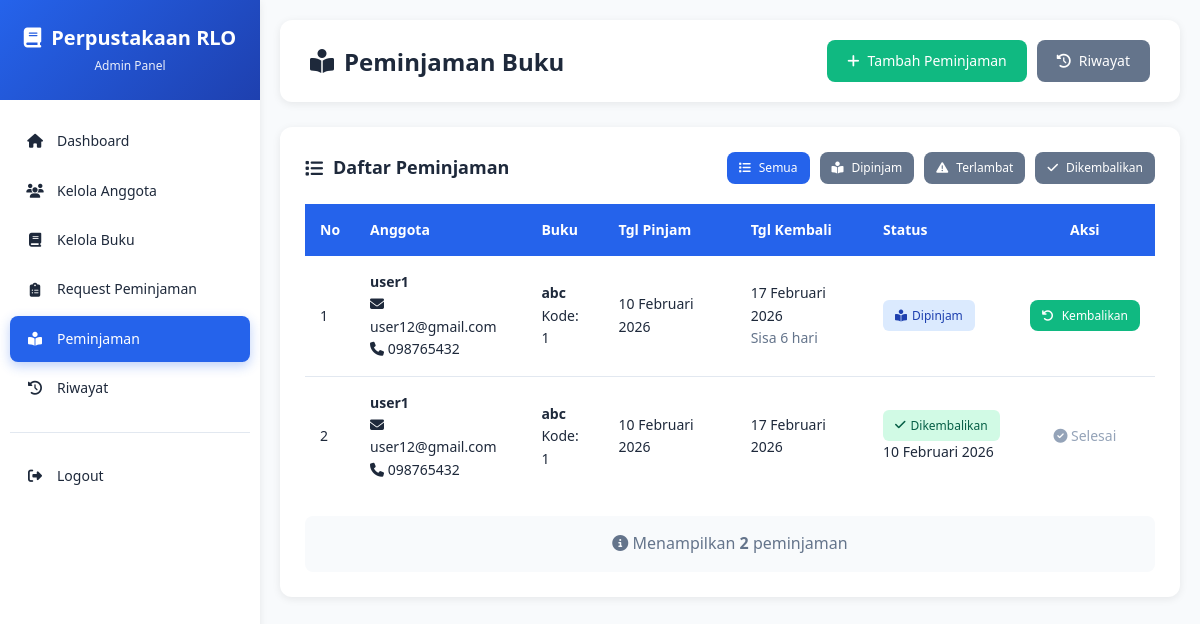
The page /public/index.php?page=admin-loans (signed in) on the database its author committed.
### tables this page shows
CREATE TABLE `loans` (
  `loan_id` int NOT NULL,
  `user_id` int NOT NULL,
  `book_id` int NOT NULL,
  `tanggal_pinjam` date NOT NULL,
  `tanggal_kembali` date NOT NULL,
  `tanggal_pengembalian` date DEFAULT NULL,
  `status` enum('dipinjam','dikembalikan','terlambat') DEFAULT 'dipinjam',
  `denda` decimal(10,2) DEFAULT '0.00',
  `keterangan` text,
  `created_at` datetime DEFAULT CURRENT_TIMESTAMP,
  `updated_at` datetime DEFAULT CURRENT_TIMESTAMP ON UPDATE CURRENT_TIMESTAMP
);

CREATE TABLE `users` (
  `user_id` int NOT NULL,
  `username` varchar(50) NOT NULL,
  `password` varchar(255) NOT NULL,
  `nama_lengkap` varchar(100) NOT NULL,
  `email` varchar(100) DEFAULT NULL,
  `no_telepon` varchar(15) DEFAULT NULL,
  `alamat` text,
  `role` enum('admin','anggota') NOT NULL,
  `status` enum('aktif','nonaktif') DEFAULT 'aktif',
  `foto` varchar(255) DEFAULT NULL,
  `tanggal_daftar` datetime DEFAULT CURRENT_TIMESTAMP,
  `updated_at` datetime DEFAULT CURRENT_TIMESTAMP ON UPDATE CURRENT_TIMESTAMP
);

CREATE TABLE `books` (
  `book_id` int NOT NULL,
  `kode_buku` varchar(20) NOT NULL,
  `judul` varchar(200) NOT NULL,
  `author_id` int DEFAULT NULL,
  `publisher_id` int DEFAULT NULL,
  `category_id` int DEFAULT NULL,
  `tahun_terbit` year DEFAULT NULL,
  `isbn` varchar(20) DEFAULT NULL,
  `jumlah_halaman` int DEFAULT NULL,
  `stok_tersedia` int DEFAULT '0',
  `stok_total` int DEFAULT '0',
  `rak_lokasi` varchar(20) DEFAULT NULL,
  `deskripsi` text,
  `cover_image` varchar(255) DEFAULT NULL,
  `created_at` datetime DEFAULT CURRENT_TIMESTAMP,
  `updated_at` datetime DEFAULT CURRENT_TIMESTAMP ON UPDATE CURRENT_TIMESTAMP
);

### src/controllers/LoanController.php (called while the page is built, shortened)
<?php
class LoanController {
    private $loanModel;
    public function __construct($database) {
        $this->db = $database->connect();
        $this->loanModel = new Loan($this->db);
    }
    public function index() {
        $this->loanModel->updateOverdueStatus();
        $status = $_GET['status'] ?? null;
        $loans = $this->loanModel->getAll($status);
        require_once VIEW_PATH . 'admin/loans.php';
    }
}
?>

### config/config.php (called while the page is built, shortened)
<?php
spl_autoload_register(function($class) {
    $paths = [
        SRC_PATH . 'controllers/' . $class . '.php',
        SRC_PATH . 'models/' . $class . '.php',
        SRC_PATH . 'helpers/' . $class . '.php'
    ];
    foreach($paths as $path) {
        if(file_exists($path)) {
            return;
        }
    }
});
require_once SRC_PATH . 'helpers/functions.php';
?>

### config/database.php (called while the page is built, shortened)
<?php
class Database {
    private $host = 'localhost';
    private $dbname = 'perpusrlo';
    private $username = 'root';
    private $password = '';
    public function connect() {
        $this->conn = null;
        try {
            $this->conn = new PDO(
                "mysql:host={$this->host};dbname={$this->dbname};charset=utf8",
                $this->username,
                $this->password
            );
            $this->conn->setAttribute(PDO::ATTR_ERRMODE, PDO::ERRMODE_EXCEPTION);
            $this->conn->setAttribute(PDO::ATTR_DEFAULT_FETCH_MODE, PDO::FETCH_ASSOC);
        } catch(PDOException $e) {
            die("Connection Error: " . $e->getMessage());
        }
        return $this->conn;
    }
}
?>

### src/models/Loan.php (called while the page is built, shortened)
<?php
class Loan {
    private $conn;
    private $table = 'loans';
    public function __construct($db) {
        $this->conn = $db;
    }
    public function getAll($status = null, $user_id = null) {
        $query = "SELECT l.*,
                         u.nama_lengkap as nama_anggota,
                         u.email,
                         u.no_telepon,
                         b.judul as judul_buku,
                         b.kode_buku,
                         b.cover_image,
                         a.nama_penulis
                  FROM {$this->table} l
                  JOIN users u ON l.user_id = u.user_id
                  JOIN books b ON l.book_id = b.book_id
                  LEFT JOIN authors a ON b.author_id = a.author_id";
        $query .= " ORDER BY l.created_at DESC";
        $stmt = $this->conn->prepare($query);
        $stmt->execute();
        return $stmt->fetchAll();
    }
}
?>

### src/helpers/functions.php (called while the page is built, shortened)
<?php
function formatTanggal($tanggal) {
    $bulan = [
        1 => 'Januari', 'Februari', 'Maret', 'April', 'Mei', 'Juni',
        'Juli', 'Agustus', 'September', 'Oktober', 'November', 'Desember'
    ];
    $split = explode('-', $tanggal);
    return $split[2] . ' ' . $bulan[(int)$split[1]] . ' ' . $split[0];
}
?>

### src/views/admin/loans.php (the view, shortened to what this page needs)
<?php include VIEW_PATH . 'layouts/header.php'; ?>
<?php include VIEW_PATH . 'layouts/navbar.php'; ?>
<div class="main-content">
    <div class="top-bar">
        <h1><i class="fas fa-book-reader"></i> Peminjaman Buku</h1>
        <div style="display:flex; gap:10px;">
            <a href="index.php?page=create-loan" class="btn btn-success">
                <i class="fas fa-plus"></i> Tambah Peminjaman
            </a>
            <a href="index.php?page=loan-history" class="btn btn-secondary">
                <i class="fas fa-history"></i> Riwayat
            </a>
        </div>
    </div>
    <div class="table-container">
        <div class="table-header">
            <h2><i class="fas fa-list"></i> Daftar Peminjaman</h2>
            <div style="display:flex; gap:10px; flex-wrap:wrap;">
                <a href="index.php?page=admin-loans"
                   class="btn btn-<?php echo !isset($_GET['status']) ? 'primary' : 'secondary'; ?> btn-sm">
                    <i class="fas fa-list"></i> Semua
                </a>
                <a href="index.php?page=admin-loans&status=dipinjam"
                   class="btn btn-<?php echo ($_GET['status'] ?? '') == 'dipinjam' ? 'info' : 'secondary'; ?> btn-sm">
                    <i class="fas fa-book-reader"></i> Dipinjam
                </a>
                <a href="index.php?page=admin-loans&status=terlambat"
                   class="btn btn-<?php echo ($_GET['status'] ?? '') == 'terlambat' ? 'warning' : 'secondary'; ?> btn-sm">
                    <i class="fas fa-exclamation-triangle"></i> Terlambat
                </a>
                <a href="index.php?page=admin-loans&status=dikembalikan"
                   class="btn btn-<?php echo ($_GET['status'] ?? '') == 'dikembalikan' ? 'success' : 'secondary'; ?> btn-sm">
                    <i class="fas fa-check"></i> Dikembalikan
                </a>
            </div>
        </div>
        <table>
            <thead>
                <tr>
                    <th>No</th>
                    <th>Anggota</th>
                    <th>Buku</th>
                    <th>Tgl Pinjam</th>
                    <th>Tgl Kembali</th>
                    <th>Status</th>
                    <th class="text-center">Aksi</th>
                </tr>
            </thead>
            <tbody>
                <?php if(empty($loans)): ?>
                    <tr>
                        <td colspan="7" class="text-center">
                            <div style="padding:40px 20px;">
                                <i class="fas fa-inbox" style="font-size:48px; color:#cbd5e1; margin-bottom:15px;"></i>
                                <p style="color:#64748b; margin:0;">
                                    <?php if(isset($_GET['status'])): ?>
                                        Tidak ada peminjaman dengan status: <strong><?php echo $_GET['status']; ?></strong>
                                    <?php else: ?>
                                        Belum ada data peminjaman
                                    <?php endif; ?>
                                </p>
                            </div>
                        </td>
                    </tr>
                <?php else: ?>
                    <?php
                    $no = 1;
                    foreach($loans as $loan):
                        $today = new DateTime();
                        $deadline = new DateTime($loan['tanggal_kembali']);
                        $isOverdue = ($loan['status'] != 'dikembalikan') && ($today > $deadline);
                        $rowClass = $isOverdue ? 'row-overdue' : '';
                    ?>
                        <tr class="<?php echo $rowClass; ?>">
                            <td><?php echo $no++; ?></td>
                            <td>
                                <strong><?php echo htmlspecialchars($loan['nama_anggota']); ?></strong><br>
                                <small><i class="fas fa-envelope"></i> <?php echo htmlspecialchars($loan['email']); ?></small>
                                <?php if(!empty($loan['no_telepon'])): ?>
                                    <br><small><i class="fas fa-phone"></i> <?php echo htmlspecialchars($loan['no_telepon']); ?></small>
                                <?php endif; ?>
                            </td>
                            <td>
                                <strong><?php echo htmlspecialchars($loan['judul_buku']); ?></strong><br>
                                <small>Kode: <?php echo $loan['kode_buku']; ?></small>
                            </td>
                            <td><?php echo formatTanggal($loan['tanggal_pinjam']); ?></td>
                            <td>
                                <?php echo formatTanggal($loan['tanggal_kembali']); ?>
                                <?php if($isOverdue): ?>
                                    <?php
                                    $diff = $today->diff($deadline);
                                    $days = $diff->days;
                                    ?>
                                    <br><span class="text-danger">
                                        <i class="fas fa-exclamation-triangle"></i>
                                        Terlambat <?php echo $days; ?> hari
                                    </span>
                                <?php elseif($loan['status'] != 'dikembalikan'): ?>
                                    <?php
                                    $diff = $deadline->diff($today);
                                    $daysLeft = $diff->days;
                                    if($daysLeft <= 3): ?>
                                        <br><span style="color:#f59e0b;">
                                            <i class="fas fa-clock"></i>
                                            Sisa <?php echo $daysLeft; ?> hari
                                        </span>
                                    <?php else: ?>
                                        <br><small style="color:#64748b;">
                                            Sisa <?php echo $daysLeft; ?> hari
                                        </small>
                                    <?php endif; ?>
                                <?php endif; ?>
                            </td>
                            <td>
                                <?php if($loan['status'] == 'dipinjam'): ?>
                                    <span class="badge badge-info">
                                        <i class="fas fa-book-reader"></i> Dipinjam
                                    </span>
                                <?php elseif($loan['status'] == 'terlambat'): ?>
                                    <span class="badge badge-warning">
                                        <i class="fas fa-exclamation-triangle"></i> Terlambat
                                    </span>
                                <?php else: ?>
                                    <span class="badge badge-success">
                                        <i class="fas fa-check"></i> Dikembalikan
                                    </span>
                                    <?php if($loan['tanggal_pengembalian']): ?>
                                        <br><small><?php echo formatTanggal($loan['tanggal_pengembalian']); ?></small>
                                    <?php endif; ?>
                                <?php endif; ?>
                            </td>
                            <td class="text-center">
                                <?php if($loan['status'] != 'dikembalikan'): ?>
                                    <a href="index.php?page=return-book&id=<?php echo $loan['loan_id']; ?>"
                                       class="btn btn-success btn-sm"
                                       title="Proses Pengembalian">
                                        <i class="fas fa-undo"></i> Kembalikan
                                    </a>
                                <?php else: ?>
                                    <span style="color:#94a3b8;">
                                        <i class="fas fa-check-circle"></i> Selesai
                                    </span>
                                <?php endif; ?>
                            </td>
                        </tr>
                    <?php endforeach; ?>
                <?php endif; ?>
            </tbody>
        </table>
        <?php if(!empty($loans)): ?>
            <div style="margin-top:20px; padding:15px; background:#f8fafc; border-radius:8px; text-align:center;">
                <p style="margin:0; color:#64748b;">
                    <i class="fas fa-info-circle"></i>
                    Menampilkan <strong><?php echo count($loans); ?></strong> peminjaman
                </p>
            </div>
        <?php endif; ?>
    </div>
</div>
<?php include VIEW_PATH . 'layouts/footer.php'; ?>

### rows shown on the page
loans: user.nama_lengkap "user1", user.email "user12@gmail.com", user.no_telepon "098765432", book.judul "abc", book.kode_buku "1", tanggal_pinjam "10 Februari 2026", tanggal_kembali "17 Februari 2026", status "dipinjam" (drawn)
loans: user.nama_lengkap "user1", user.email "user12@gmail.com", user.no_telepon "098765432", book.judul "abc", book.kode_buku "1", tanggal_pinjam "10 Februari 2026", tanggal_kembali "17 Februari 2026", tanggal_pengembalian "10 Februari 2026", status "dikembalikan" (drawn)

### other values the page prints
APP_NAME "Perpustakaan RLO"
count($loans) "2"
